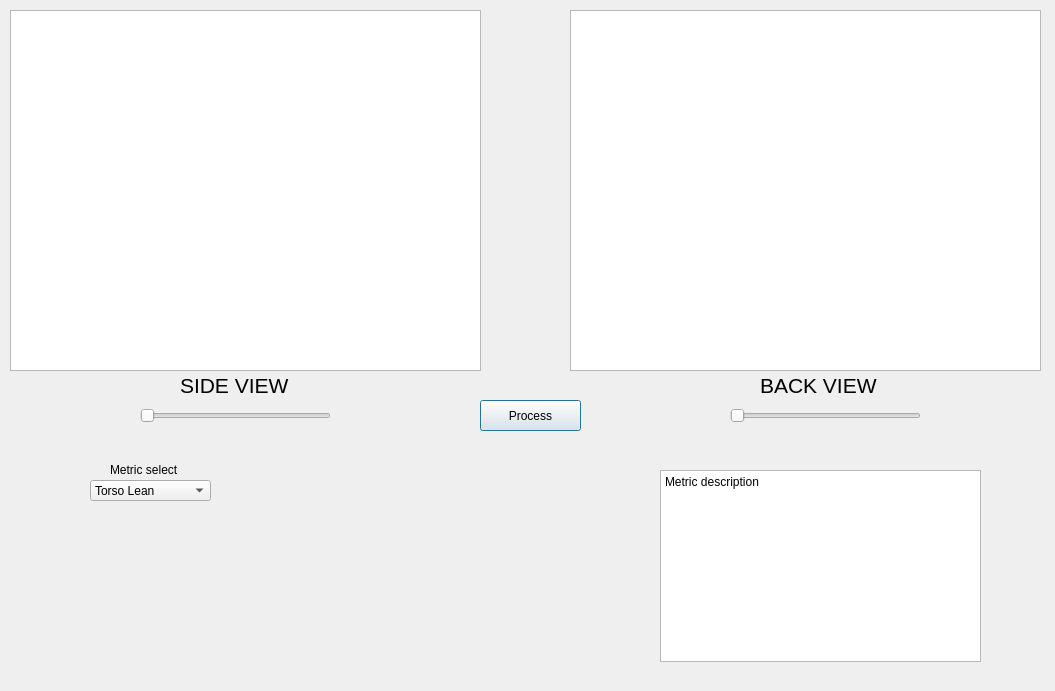
<?xml version="1.0" encoding="UTF-8"?>
<ui version="4.0">
 <class>Dialog</class>
 <widget class="QDialog" name="Dialog">
  <property name="geometry">
   <rect>
    <x>0</x>
    <y>0</y>
    <width>1055</width>
    <height>691</height>
   </rect>
  </property>
  <property name="acceptDrops">
   <bool>false</bool>
  </property>
  <property name="windowTitle">
   <string>Dialog</string>
  </property>
  <widget class="QGraphicsView" name="sideViewGraphics">
   <property name="geometry">
    <rect>
     <x>10</x>
     <y>10</y>
     <width>471</width>
     <height>361</height>
    </rect>
   </property>
  </widget>
  <widget class="QGraphicsView" name="backViewGraphics">
   <property name="geometry">
    <rect>
     <x>570</x>
     <y>10</y>
     <width>471</width>
     <height>361</height>
    </rect>
   </property>
  </widget>
  <widget class="QPushButton" name="processButton">
   <property name="geometry">
    <rect>
     <x>480</x>
     <y>400</y>
     <width>101</width>
     <height>31</height>
    </rect>
   </property>
   <property name="text">
    <string>Process</string>
   </property>
  </widget>
  <widget class="QLabel" name="label">
   <property name="geometry">
    <rect>
     <x>180</x>
     <y>370</y>
     <width>111</width>
     <height>31</height>
    </rect>
   </property>
   <property name="font">
    <font>
     <pointsize>16</pointsize>
    </font>
   </property>
   <property name="text">
    <string>SIDE VIEW</string>
   </property>
  </widget>
  <widget class="QLabel" name="label_2">
   <property name="geometry">
    <rect>
     <x>760</x>
     <y>370</y>
     <width>121</width>
     <height>31</height>
    </rect>
   </property>
   <property name="font">
    <font>
     <pointsize>16</pointsize>
    </font>
   </property>
   <property name="text">
    <string>BACK VIEW</string>
   </property>
  </widget>
  <widget class="QSlider" name="backViewSlider">
   <property name="geometry">
    <rect>
     <x>730</x>
     <y>400</y>
     <width>191</width>
     <height>31</height>
    </rect>
   </property>
   <property name="orientation">
    <enum>Qt::Horizontal</enum>
   </property>
  </widget>
  <widget class="QSlider" name="sideViewSlider">
   <property name="geometry">
    <rect>
     <x>140</x>
     <y>400</y>
     <width>191</width>
     <height>31</height>
    </rect>
   </property>
   <property name="orientation">
    <enum>Qt::Horizontal</enum>
   </property>
  </widget>
  <widget class="QComboBox" name="metricSelectComboBox">
   <property name="geometry">
    <rect>
     <x>90</x>
     <y>480</y>
     <width>121</width>
     <height>21</height>
    </rect>
   </property>
   <item>
    <property name="text">
     <string>Torso Lean</string>
    </property>
   </item>
   <item>
    <property name="text">
     <string>Elbow Angle</string>
    </property>
   </item>
   <item>
    <property name="text">
     <string>Center of Mass Displacement</string>
    </property>
   </item>
   <item>
    <property name="text">
     <string>Knee Flexion</string>
    </property>
   </item>
   <item>
    <property name="text">
     <string>Tibia Angle</string>
    </property>
   </item>
   <item>
    <property name="text">
     <string>Feet Strike</string>
    </property>
   </item>
   <item>
    <property name="text">
     <string>Hip Extension</string>
    </property>
   </item>
   <item>
    <property name="text">
     <string>Pelvic Drop</string>
    </property>
   </item>
  </widget>
  <widget class="QTextBrowser" name="metricDescriptionText">
   <property name="geometry">
    <rect>
     <x>660</x>
     <y>470</y>
     <width>321</width>
     <height>192</height>
    </rect>
   </property>
   <property name="html">
    <string>&lt;!DOCTYPE HTML PUBLIC &quot;-//W3C//DTD HTML 4.0//EN&quot; &quot;http://www.w3.org/TR/REC-html40/strict.dtd&quot;&gt;
&lt;html&gt;&lt;head&gt;&lt;meta name=&quot;qrichtext&quot; content=&quot;1&quot; /&gt;&lt;style type=&quot;text/css&quot;&gt;
p, li { white-space: pre-wrap; }
&lt;/style&gt;&lt;/head&gt;&lt;body style=&quot; font-family:'Sans Serif'; font-size:9pt; font-weight:400; font-style:normal;&quot;&gt;
&lt;p style=&quot; margin-top:0px; margin-bottom:0px; margin-left:0px; margin-right:0px; -qt-block-indent:0; text-indent:0px;&quot;&gt;Metric description&lt;/p&gt;&lt;/body&gt;&lt;/html&gt;</string>
   </property>
  </widget>
  <widget class="QLabel" name="label_3">
   <property name="geometry">
    <rect>
     <x>110</x>
     <y>460</y>
     <width>81</width>
     <height>20</height>
    </rect>
   </property>
   <property name="text">
    <string>Metric select</string>
   </property>
  </widget>
 </widget>
 <resources/>
 <connections/>
</ui>
